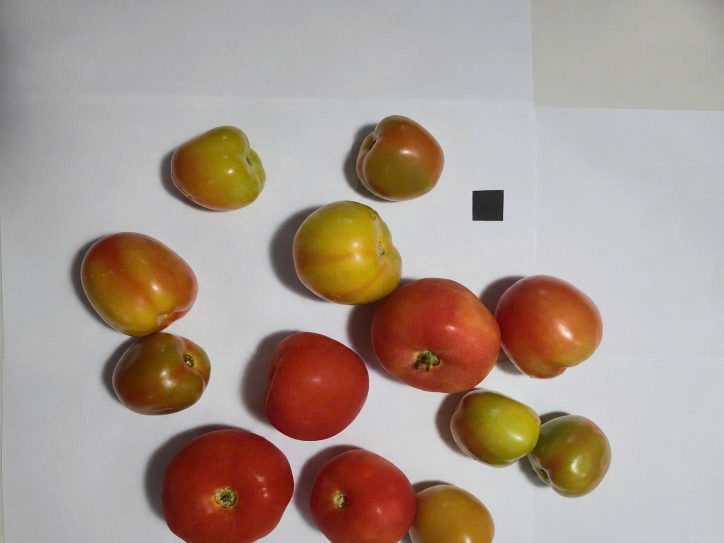
#> input picture picture/picture_test_1.jpg, 1448 x 1086 px (shown at 1/2 size)
$ python part_1_classification.py picture/picture_test_1.jpg
#> lines starting #> are read from the running program, lines starting #| are printed output that depends on the picture; after the words box and inside, x2 and y2 are one past the last pixel; in counts of white or black regions, pixels touching at a corner belong together
"""
PHẦN 1 - TIỀN XỬ LÝ, TÁCH NỀN VÀ PHÂN LOẠI ĐỘ CHÍN
Các bước xử lý:
  B1. Làm mượt ảnh màu bằng MẶT NẠ GAUSSIAN tự sinh, áp dụng riêng cho từng kênh R, G, B
  B2. Chuyển RGB -> HSI bằng công thức arccos
  B3. Tạo mặt nạ từ kênh độ bão hòa S bằng ngưỡng (tách quả khỏi nền)
  B4. Hình thái học nhị phân: mở, đóng, lấp lỗ, tìm vùng liên thông
  B5. Histogram kênh H bên trong từng quả
  B6. Đếm % điểm đỏ, cam, vàng  ->  Chín / Ương / Xanh
"""

import cv2
import numpy as np


# Nền giấy trắng có S < 0,08; vỏ cà chua có S >= 0,24. Chọn S_MIN = 55/255 (~0,22) nằm giữa 2 nhóm
# -> Mép mặt nạ trùng mép quả. Đã thử nghiệm 5 mức (38, 55, 70, 85, 100) và chọn mức cho
# Sai số đường kính nhỏ nhất
# I_MIN loại ô vuông đen (vật chuẩn):
S_MIN = 55    # Ngưỡng độ bão hòa trên thang 0-255 (S trong [0, 1] nhân 255 cho giống ảnh 8 bit)
I_MIN = 22    # Ngưỡng cường độ: bỏ vật quá tối (ô vuông đen vật chuẩn). Thang 0-255 giống I 8 bit.
              # Thử 15 / 20 / 25 / 30: 20 - 25 chạy tốt cả khi tối 60%; 30 cắt mất phần mép quả bị tối.

# [5 lines left out: function s_min_theo_ti_le, not called in this run]

# Chia vòng tròn màu H thành 4 vùng
# H là GÓC (độ) đo từ trục đỏ: Đỏ 0, Vàng 60, Lục 120, Cyan 180, Lam 240, Magenta 300.
# Cà chua chín đi qua màu: XANH (70-179) -> VÀNG (50-69) -> CAM (20-49) -> ĐỎ (0-19 và 320-359).

H_DO = ((0, 20), (320, 360))
H_CAM = ((20, 50),)
H_VANG = ((50, 70),)
H_XANH = ((70, 180),)

TI_LE_CHIN = 0.60   # điểm đỏ >= 60%                  -> Chín
TI_LE_UONG = 0.50   # điểm đỏ + cam + vàng >= 50%     -> Ương,  còn lại -> Xanh

TEN_DO_CHIN = ["Xanh", "Uong", "Chin"]   # độ chín 0, 1, 2

# Phần tử cấu trúc B
# B là 'đầu dò' nhỏ (hình elip 5x5, gần giống đĩa) trượt trên ảnh để co / giãn.
# B càng lớn thì xóa nhiễu / lấp lỗ càng mạnh nhưng cũng làm mất chi tiết nhỏ của quả.
KERNEL = cv2.getStructuringElement(cv2.MORPH_ELLIPSE, (5, 5))

# Phép CO
def co(A, B=KERNEL):
    """Phép CO  A ⊖ B = { z | (B)z ⊆ A }: chỗ nào B nằm LỌT hẳn trong A thì giữ lại."""
    return cv2.erode(A, B, borderType=cv2.BORDER_CONSTANT, borderValue=0)

# Phép GIÃN (dilation)
# [5 lines left out: function gian, not called in this run]

# Phép MỞ
# Xóa đốm nhiễu nhỏ, cắt eo hẹp nhưng giữ nguyên kích thước các vật lớn (quả).
def mo(A, B=KERNEL):
    """Phép MỞ  A ∘ B = (A ⊖ B) ⊕ B: xóa vật nhỏ hơn B, cắt eo hẹp, bỏ nhánh mảnh."""
    return gian(co(A, B), B)

# Phép ĐÓNG
# Hàn khe hẹp, xóa lỗ nhỏ trên quả.
def dong(A, B=KERNEL):
    """Phép ĐÓNG  A • B = (A ⊕ B) ⊖ B: hàn khe hẹp, xóa lỗ nhỏ."""
    return co(gian(A, B), B)

# Lấp lỗ
# [10 lines left out: function lap_lo, not called in this run]

# B1 - Mặt nạ Gaussian
# Mẫu m x m ( 5 x 5, sigma = 1).
# Chia cho TỔNG hệ số để tổng = 1 -> ảnh chỉ mờ nhẹ chứ không sáng lên / tối đi.
# Gaussian lấy tâm làm trọng số lớn nhất nên khử nhiễu mà ít làm nhòe mép hơn lọc trung bình.
def tao_mat_na_gaussian(m=5, sigma=1.0):
    """Sinh mặt nạ Gaussian m x m:  h(x, y) = exp(-(x² + y²) / 2σ²),
    lấy mẫu quanh tâm rồi CHIA CHO TỔNG hệ số (tổng = 1) nên hằng số 1/(2πσ²) triệt tiêu."""
    a = (m - 1) // 2
    y, x = np.mgrid[-a:a + 1, -a:a + 1]
    h = np.exp(-(x ** 2 + y ** 2) / (2.0 * sigma ** 2))
    return (h / h.sum()).astype(np.float32)

MAT_NA = tao_mat_na_gaussian(5, 1.0)

# Chuyển RGB -> HSI
# I = (R+G+B)/3 | S = 1 - 3*min(R,G,B)/(R+G+B) | H = theta nếu B<=G, ngược lại 360 - theta
# Có 2 trường hợp mẫu số = 0 (điểm xám R=G=B, điểm đen R+G+B=0) -> xử lý riêng cho khỏi chia 0.
# H chỉ tính cho điểm có màu (S >= 0,03) để tiết kiệm thời gian arccos + sqrt.
# [29 lines left out: function bgr_sang_hsi, not called in this run]


# B1 + B2
def tien_xu_ly(anh):
    anh_muot = cv2.filter2D(anh, -1, MAT_NA, borderType=cv2.BORDER_REPLICATE)
    return bgr_sang_hsi(anh_muot)

# Tạo mặt nạ nhị phân
# Thứ tự: ngưỡng (S, I) -> MỞ (bỏ đốm nhiễu) -> ĐÓNG (lấp khe) -> LẤP LỖ -> MỞ lớn (bỏ cuống, lá đài).
# Mở lớn: phần tử cấu trúc cỡ 1/40 cạnh ngắn ảnh; cuống / lá nhỏ hơn B nên bị xóa,
# Thân quả to tròn thì gần như giữ nguyên.
# Đầu ra: ảnh 0 / 255, 255 (trắng) = quả cà chua.
# [44 lines left out: functions tach_nen, tim_vung_lien_thong, tinh_histogram_H, not called in this run]

def _dem(hist, cac_khoang):
    return sum(int(hist[a:b].sum()) for a, b in cac_khoang)

# Quy đổi histogram thành kết luận
# Cộng các ô hist theo khoảng góc đỏ / cam / vàng / xanh rồi chia tổng = TỈ LỆ %.
# Sau đó áp luật ở phần TI_LE_CHIN. Trả về (0 Xanh | 1 Ương | 2 Chín) + 4 tỉ lệ để hiển thị.
# Nếu quả không có điểm nào hợp lệ (tong = 0) -> trả về Xanh để tránh chia 0.
# [68 lines left out: functions phan_loai_do_chin, anh_kenh_H, _them_tieu_de, ve_4_buoc_phan1, not called in this run]


if __name__ == "__main__":
    import sys
    from part_3_simulation import tao_anh_tinh
    if len(sys.argv) > 1:
        anh = cv2.imdecode(np.fromfile(sys.argv[1], np.uint8), cv2.IMREAD_COLOR)   # đọc được đường dẫn có dấu
#> anh is the input picture: shape (1086, 1448, 3); mean B, G, R 142.8, 153.1, 169.2
    else:
        anh, _, _ = tao_anh_tinh(so_qua=9, seed=7)

    ghep, bang = ve_4_buoc_phan1(anh)
#> in co, `return cv2.erode(A, B, borderType=cv2.BORDER_CONSTANT, borderValue=0)`:
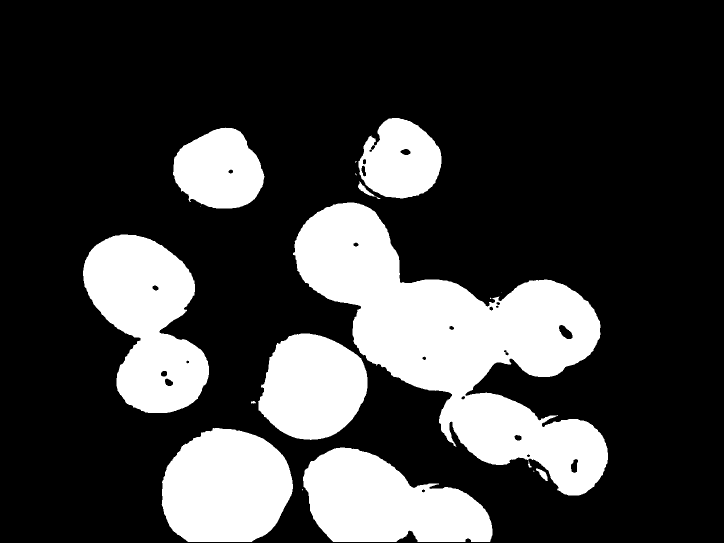
#> returned value: shape (1086, 1448) (shown at 1/2 size); 24.3% white; 18 white regions (7 under 20 px), largest, box (x1, y1, x2, y2) and area: (586, 405, 1216, 991) 151826, (166, 469, 418, 826) 55684, (606, 895, 985, 1084) 48780
#> in gian, `B_phan_xa = cv2.flip(B, -1)`: B_phan_xa = [[0, 0, 1, 0, 0], [1, 1, 1, 1, 1], [1, 1, 1, 1, 1], [1, 1, 1, 1, 1], [0, 0, 1, 0, 0]]
#> in tim_vung_lien_thong, `so_nhan, nhan, stats, _ = cv2.connectedComponentsWithStats(mask, conne..`:
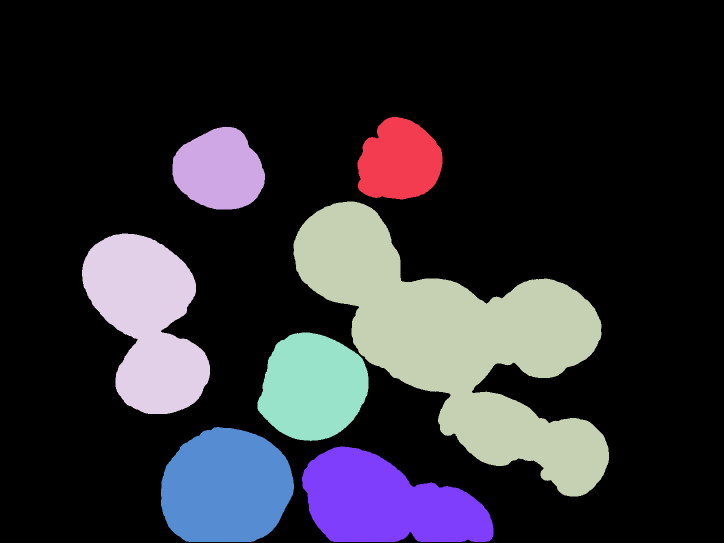
#> nhan: shape (1086, 1448) int32 (shown at 1/2 size); 8 distinct labels, from 0 to 7; one colour per label, 0 black
#> in tim_vung_lien_thong, `so_nhan, nhan, stats, _ = cv2.connectedComponentsWithStats(mask, conne..`: so_nhan = 8; stats = [[0, 0, 1448, 1086, 1175116], [715, 234, 170, 165, 21530], [345, 253, 185, 166, 23032], [587, 403, 631, 590, 158471], [164, 467, 256, 361, 58344], [515, 665, 222, 217, 36549], [322, 854, 266, 230, 49209], [604, 893, 383, 191, 50277]]
#> in ve_4_buoc_phan1, `so_nhan, nhan, stats = tim_vung_lien_thong(mask)`: so_nhan = 8
#> the loop in ve_4_buoc_phan1, `for l in range(1, so_nhan):` made 7 passes
#> pass 1, in tinh_histogram_H, `S = hsi_qua[:, :, 1]`:
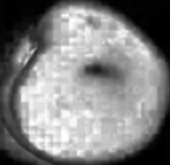
#> S: shape (165, 170) float32; min 0, max 255, mean 130.4
#> pass 1, in tinh_histogram_H, `chon = (mask_qua > 0) & (S >= s_min)`:
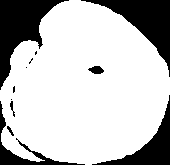
#> chon: shape (165, 170) bool; 75.7% white; 12 black regions (5 under 20 px), largest, box (x1, y1, x2, y2) and area: (0, 0, 69, 90) 2394, (81, 0, 170, 77) 2160, (92, 95, 170, 165) 1347
#> after the loop in ve_4_buoc_phan1, `for l in range(1, so_nhan):`:
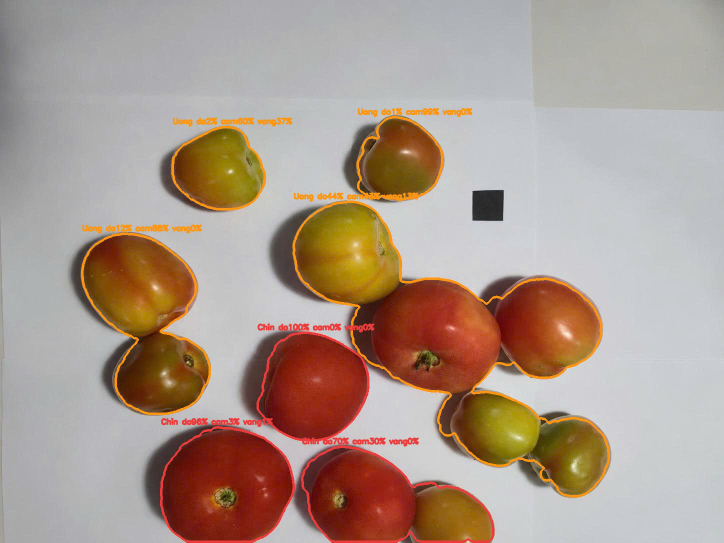
#> ket_qua: shape (1086, 1448, 3) (shown at 1/2 size); 3.21% of pixels changed, all inside (x1, y1, x2, y2) = (162, 215, 1220, 1086)
#> after the loop in ve_4_buoc_phan1, `for l in range(1, so_nhan):`:
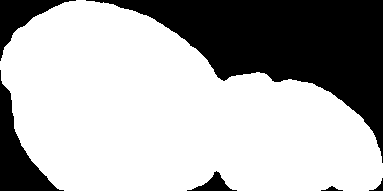
#> mask_qua: shape (191, 383); 68.7% white; 6 black regions, box (x1, y1, x2, y2) and area: (86, 0, 383, 163) 18337, (0, 70, 64, 191) 2611, (0, 0, 76, 61) 1448, (187, 171, 237, 191) 373, (369, 178, 383, 191) 57, (321, 186, 343, 191) 50
#> after the loop in ve_4_buoc_phan1, `for l in range(1, so_nhan):`: bang = 7 items
#> in _them_tieu_de (call 4), `anh = cv2.resize(anh, None, fx=0.5, fy=0.5, interpolation=cv2.INTER_AR..`:
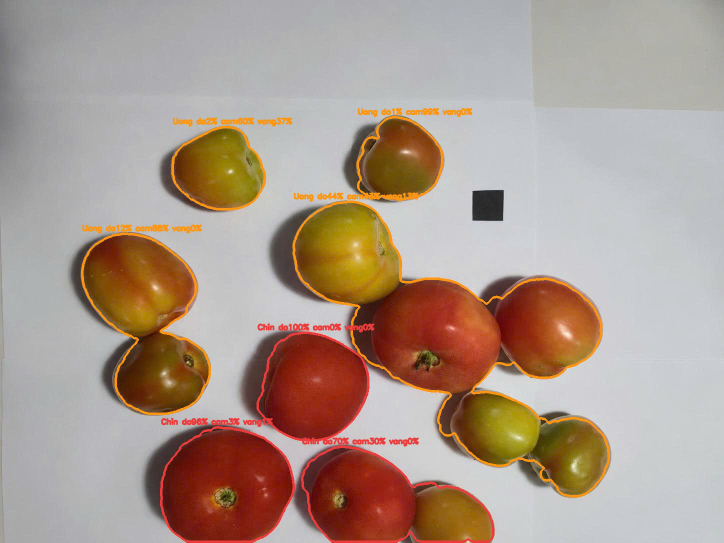
#> anh: shape (543, 724, 3); mean of channels 0, 1, 2 140.9, 153.2, 172.3; drawn as B, G, R
#> bang = 7 items
    print(f"{'Qua tai (x, y)':<16}{'Ket qua':<9}{'Do':>7}{'Cam':>7}{'Vang':>7}{'Xanh':>7}")
    for x, y, ten, do, cam, vang, xanh in sorted(bang):
        print(f"({x:4d},{y:4d})     {ten:<9}{do:>7.0%}{cam:>7.0%}{vang:>7.0%}{xanh:>7.0%}")
#> this loop made 7 passes
#> (x, y, ten, do, cam, vang) on passes 1 to 7: (164, 467, 'Uong', 0.118, 0.882, 0.000189), (322, 854, 'Chin', 0.961, 0.0308, 0.00805), (345, 253, 'Uong', 0.024, 0.604, 0.372), (515, 665, 'Chin', 1, 0, 0), (587, 403, 'Uong', 0.439, 0.432, 0.129), (604, 893, 'Chin', 0.699, 0.301, 0), (715, 234, 'Uong', 0.00711, 0.993, 0.000141)
#> (printed output is left out)
    cv2.imshow("PHAN 1 - Tach nen & phan loai do chin (nhan phim bat ky de thoat)", ghep)
    cv2.waitKey(0)
    cv2.destroyAllWindows()

$ run again, with picture/picture_test_2.jpg copied over picture/picture_test_1.jpg
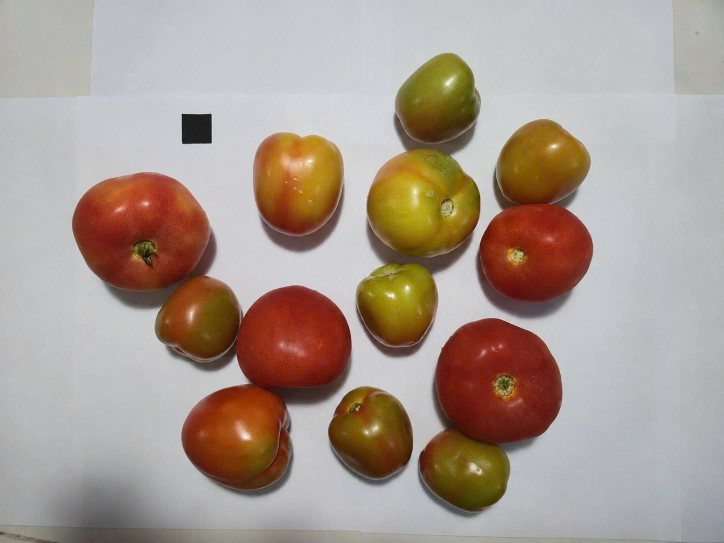
#> input picture picture/picture_test_2.jpg, 1448 x 1086 px (shown at 1/2 size)
#> anh is the input picture: shape (1086, 1448, 3); mean B, G, R 143.6, 153.9, 168.2
#> co_tong: shape (1086, 1448) bool; every value is 1
#> mask: shape (1086, 1448); 26.1% white; 42 white regions (30 under 20 px), largest, box (x1, y1, x2, y2) and area: (146, 347, 702, 979) 145995, (715, 107, 961, 692) 81292, (839, 638, 1124, 1023) 71044
#> in co, `return cv2.erode(A, B, borderType=cv2.BORDER_CONSTANT, borderValue=0)`:
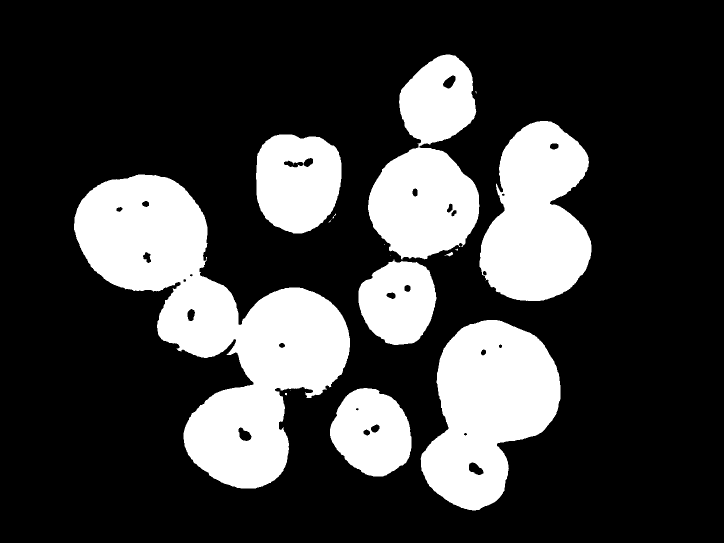
#> returned value: shape (1086, 1448) (shown at 1/2 size); 24.8% white; 18 white regions (10 under 20 px), largest, box (x1, y1, x2, y2) and area: (148, 349, 700, 977) 139545, (841, 640, 1121, 1021) 68427, (959, 242, 1183, 602) 57201
#> B_phan_xa = [[0, 0, 1, 0, 0], [1, 1, 1, 1, 1], [1, 1, 1, 1, 1], [1, 1, 1, 1, 1], [0, 0, 1, 0, 0]]
#> lo: shape (1086, 1448) bool; 0.12% white; 21 white regions (2 under 20 px), largest, box (x1, y1, x2, y2) and area: (940, 927, 964, 948) 301, (479, 858, 500, 880) 282, (889, 153, 909, 175) 256
#> ra: shape (1086, 1448); 26.2% white; 7 white regions (1 under 20 px), largest, box (x1, y1, x2, y2) and area: (146, 347, 702, 979) 146715, (715, 107, 961, 692) 81843, (839, 638, 1123, 1023) 71366, (957, 240, 1185, 604) 59831, (510, 267, 685, 469) 29349, (658, 774, 825, 955) 22631
#> B_phan_xa: shape (27, 27); values 0 (black) and 1 (white), 75.9% white; 4 black regions, box (x1, y1, x2, y2) and area: (0, 0, 13, 10) 44, (14, 0, 27, 10) 44, (0, 17, 13, 27) 44, (14, 17, 27, 27) 44
#> nhan: shape (1086, 1448) int32; 7 distinct labels, from 0 to 6
#> in tim_vung_lien_thong, `so_nhan, nhan, stats, _ = cv2.connectedComponentsWithStats(mask, conne..`: so_nhan = 7; stats = [[0, 0, 1448, 1086, 1162677], [715, 107, 246, 585, 81243], [957, 240, 228, 364, 59649], [510, 267, 175, 202, 29136], [146, 347, 556, 632, 145986], [840, 638, 283, 385, 71273], [658, 774, 167, 181, 22564]]
#> in ve_4_buoc_phan1, `so_nhan, nhan, stats = tim_vung_lien_thong(mask)`: so_nhan = 7
#> the loop in ve_4_buoc_phan1, `for l in range(1, so_nhan):` made 6 passes
#> after the loop in ve_4_buoc_phan1, `for l in range(1, so_nhan):`: bang = 6 items
#> in _them_tieu_de (call 4), `anh = cv2.resize(anh, None, fx=0.5, fy=0.5, interpolation=cv2.INTER_AR..`:
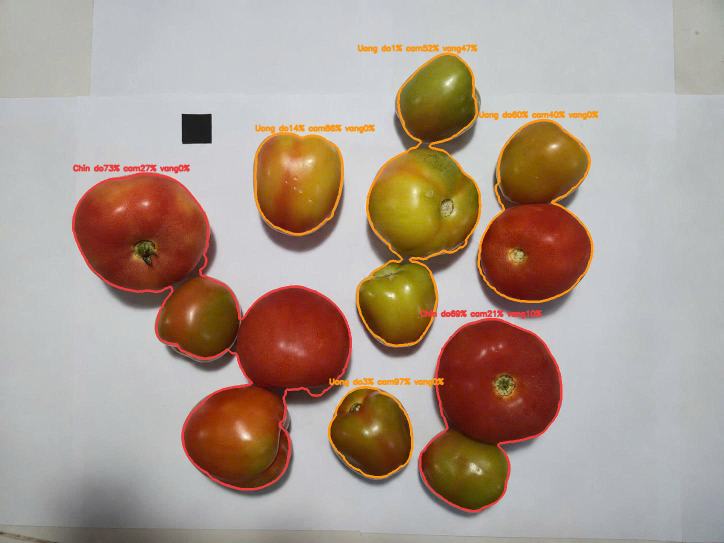
#> anh: shape (543, 724, 3); mean of channels 0, 1, 2 141.9, 154, 171.3; drawn as B, G, R
#> the loop `for x, y, ten, do, cam, vang, xanh in sorted(bang):` made 6 passes
#> (x, y, ten, do, cam, vang) on passes 1 to 6: (146, 347, 'Chin', 0.728, 0.268, 0.00353), (510, 267, 'Uong', 0.141, 0.859, 0), (658, 774, 'Uong', 0.0341, 0.966, 0.000313), (715, 107, 'Uong', 0.00737, 0.52, 0.473), (840, 638, 'Chin', 0.689, 0.211, 0.0995), (957, 240, 'Uong', 0.596, 0.404, 8.41e-05)
#> (printed output is left out)

$ run again, with picture/picture_test_3.jpg copied over picture/picture_test_1.jpg
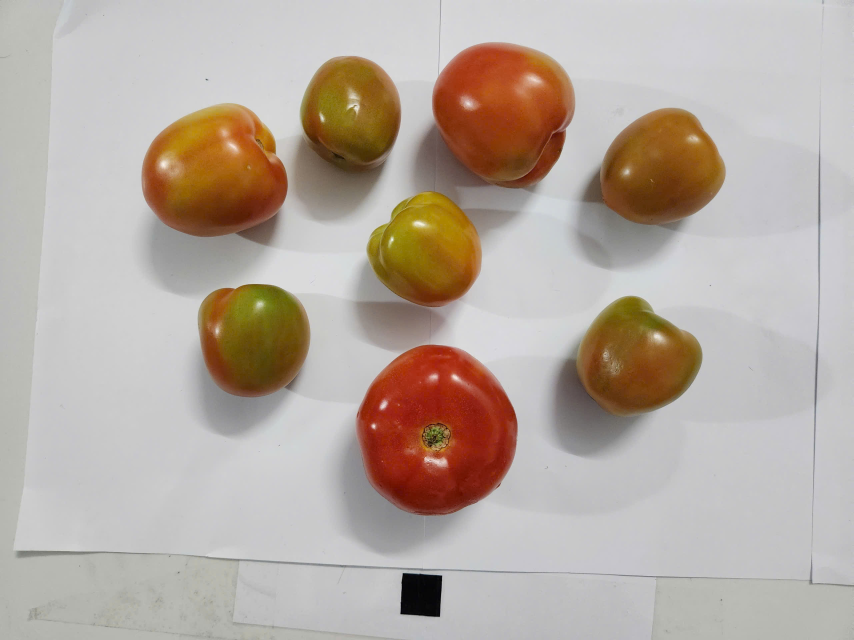
#> input picture picture/picture_test_3.jpg, 2560 x 1920 px (shown at 1/3 size)
#> anh is the input picture: shape (1920, 2560, 3); mean B, G, R 161.2, 170.6, 182.3
#> co_tong: shape (1920, 2560) bool; every value is 1
#> mask: shape (1920, 2560); 18.3% white; 29 white regions (16 under 20 px), largest, box (x1, y1, x2, y2) and area: (1071, 1035, 1552, 1546) 183090, (1299, 133, 1721, 564) 139150, (428, 311, 863, 709) 131723
#> B_phan_xa = [[0, 0, 1, 0, 0], [1, 1, 1, 1, 1], [1, 1, 1, 1, 1], [1, 1, 1, 1, 1], [0, 0, 1, 0, 0]]
#> lo: shape (1920, 2560) bool; 0.2% white; 20 white regions, largest, box (x1, y1, x2, y2) and area: (1273, 1370, 1342, 1401) 1296, (1044, 277, 1079, 337) 1126, (1581, 227, 1623, 253) 822
#> ra: shape (1920, 2560); 18.5% white; 8 white regions, largest, box (x1, y1, x2, y2) and area: (1072, 1035, 1551, 1546) 185745, (1299, 133, 1721, 564) 140740, (428, 311, 863, 709) 133096
#> B_phan_xa: shape (49, 49); values 0 (black) and 1 (white), 77.3% white; 4 black regions, box (x1, y1, x2, y2) and area: (0, 0, 24, 20) 136, (25, 0, 49, 20) 136, (0, 29, 24, 49) 136, (25, 29, 49, 49) 136
#> nhan: shape (1920, 2560) int32; 9 distinct labels, from 0 to 8
#> in tim_vung_lien_thong, `so_nhan, nhan, stats, _ = cv2.connectedComponentsWithStats(mask, conne..`: so_nhan = 9; stats = [[0, 0, 2560, 1920, 4010305], [1299, 133, 421, 431, 140008], [903, 171, 298, 356, 81080], [428, 311, 435, 398, 132508], [1793, 326, 381, 347, 96690], [1102, 573, 342, 348, 86784], [601, 852, 327, 336, 89430], [1729, 889, 376, 357, 92982], [1074, 1035, 477, 511, 185413]]
#> in ve_4_buoc_phan1, `so_nhan, nhan, stats = tim_vung_lien_thong(mask)`: so_nhan = 9
#> the loop in ve_4_buoc_phan1, `for l in range(1, so_nhan):` made 8 passes
#> after the loop in ve_4_buoc_phan1, `for l in range(1, so_nhan):`:
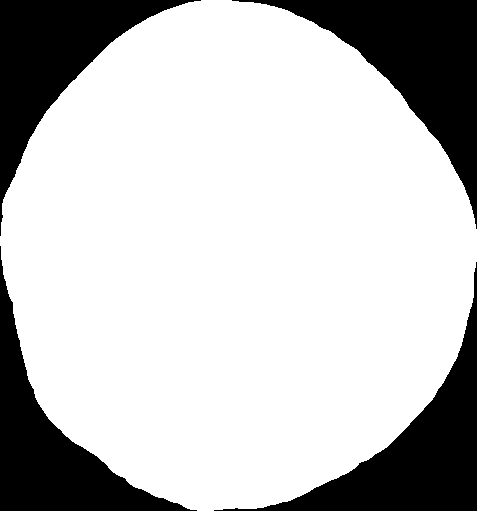
#> mask_qua: shape (511, 477); 76.1% white; 4 black regions, box (x1, y1, x2, y2) and area: (232, 0, 477, 229) 16661, (214, 262, 477, 511) 14686, (0, 0, 201, 236) 13690, (0, 246, 197, 511) 13297
#> after the loop in ve_4_buoc_phan1, `for l in range(1, so_nhan):`: bang = 8 items
#> in _them_tieu_de (call 3), `cv2.putText(anh, chu, (6, 17), cv2.FONT_HERSHEY_SIMPLEX, 0.5, (255, 25..`:
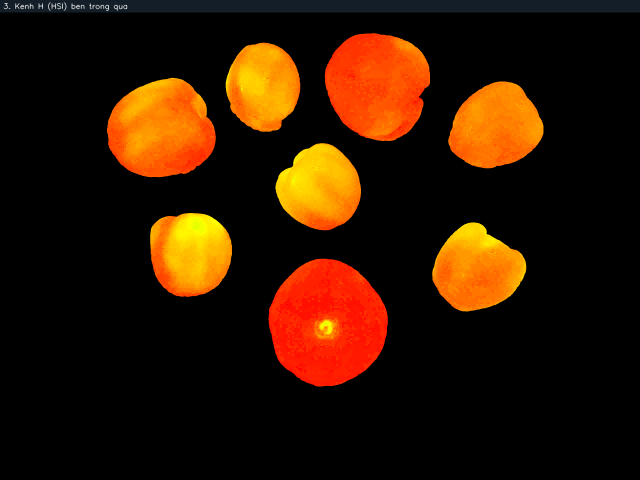
#> anh: shape (960, 1280, 3) (shown at 1/2 size); mean of channels 0, 1, 2 1.2, 21.6, 47.6; drawn as B, G, R
#> the loop `for x, y, ten, do, cam, vang, xanh in sorted(bang):` made 8 passes
#> (x, y, ten, do, cam, vang) on passes 1 to 8: (428, 311, 'Uong', 0.163, 0.837, 0), (601, 852, 'Uong', 0.0438, 0.726, 0.23), (903, 171, 'Uong', 0.00015, 0.972, 0.028), (1074, 1035, 'Chin', 0.96, 0.032, 0.00784), (1102, 573, 'Uong', 0.0178, 0.792, 0.19), (1299, 133, 'Chin', 0.659, 0.341, 0), (1729, 889, 'Uong', 0.000359, 0.914, 0.0853), (1793, 326, 'Uong', 0.00127, 0.999, 0)
#> (printed output is left out)
